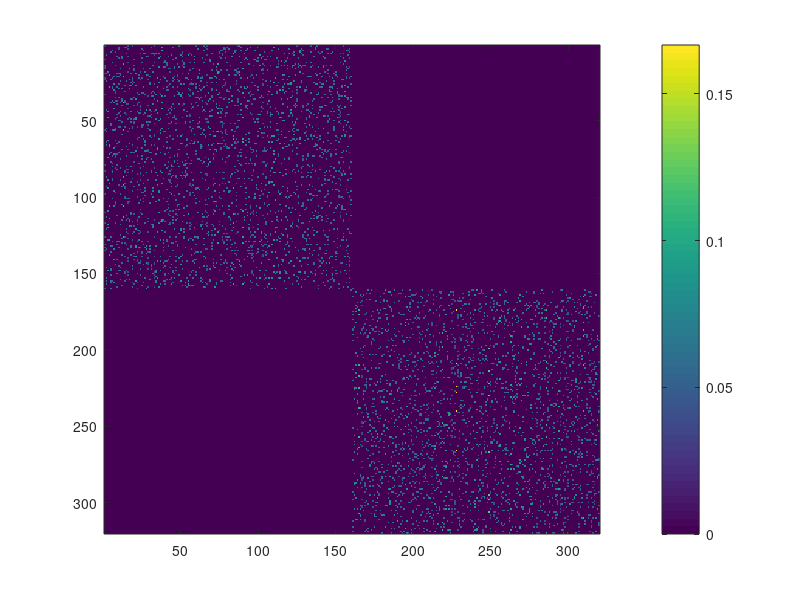
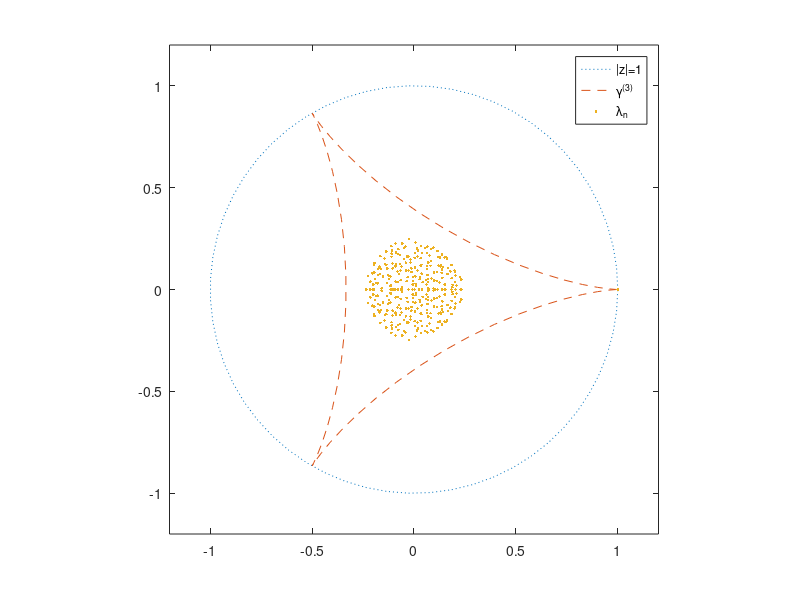

Recreate these plots in MATLAB, in order. (Note: this script raises an error after producing the figures.)
clear all; close all; clc;

N = 160;
p = 1/10;

X1 = double(rand(N, N) < p);
X2 = double(rand(N, N) < p);

B = [X1, zeros(N,N); zeros(N,N), X2];

B(N, N+1) = 1;
B(N+1, N) = 1;

A = B./sum(B,1);


figure;
imagesc(A);
colorbar;

iter = 500;

[U,lmds] = eig(A);
lmds = diag(lmds);
[~, idx] = sort(abs(lmds),'descend');
lmds = lmds(idx);
U = U(:,idx);

U1 = U(:,1);

figure;

theta = linspace(0,2*pi,60);
curve = (2/3*exp(1i*theta) + 1/3*exp(-2i*theta));

plot(cos(theta),sin(theta),':','DisplayName','|z|=1');
hold on;
plot(real(curve),imag(curve),'--','DisplayName','\gamma^{(3)}');
plot(real(lmds),imag(lmds),'.','DisplayName','\lambda_n');

legend;
xlim([-1.2,1.2]);
ylim([-1.2,1.2]);
axis square;
hold off;

beta = abs(lmds(2))^2/4;
beta2 = 4*abs(lmds(2))^3/27;

spectral_gap = abs(lmds(1))/abs(lmds(2)) - 1;
fprintf('spectral gap = %f\n', spectral_gap);

xinit = rand(2*N,1) + 1i*rand(2*N,1);

[x1, errs1] = powermethod(A, xinit, iter, U1);
disp('power method err=');
disp(errs1(end));

[x2, errs2] = momentum(A, xinit, iter, beta, U1);
disp('momentum method err=');
disp(errs2(end));

[x3, errs3] = momentum2(A, xinit, iter, beta2, U1);
disp('order 2 momentum method err=');
disp(errs3(end));

[x4, errs4] = momentum_dynamic(A, xinit, iter, U1);
disp('order 2 dynamic momentum method err=');
disp(errs4(end));

iters = 0:iter;
figure;
semilogy(iters, errs1,'DisplayName','power method');
hold all;
semilogy(iters, errs2,'DisplayName','momentum');
semilogy(iters, errs3,'DisplayName','order 2 momentum');
semilogy(iters, errs4,'DisplayName','order 2 dyn momentum');

asympt = exp(-iters*sqrt(spectral_gap));
semilogy(iters, 1.2*asympt*errs3(101)/asympt(101), '--', 'DisplayName','theory order 2 momentum');

ylim([1e-10, 10]);

legend;
xlabel('n');
ylabel('relative error');
hold off;
